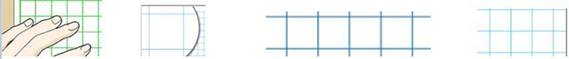
#> input picture image001.jpg, 569 x 59 px
$ python find_squares.py
#> lines starting #> are read from the running program, lines starting #| are printed output that depends on the picture; after the words box and inside, x2 and y2 are one past the last pixel; in counts of white or black regions, pixels touching at a corner belong together
#> in main, img is the input picture: shape (59, 569, 3); mean B, G, R 242.5, 244.4, 241.2
import cv2
import numpy as np
import argparse

def fillterImage(img):
    grayImg = cv2.cvtColor(img, cv2.COLOR_BGR2GRAY)
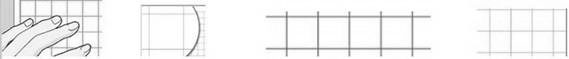
#> grayImg: shape (59, 569); min 34, max 255, mean 243.3
    threshImg = cv2.adaptiveThreshold(grayImg, 255, cv2.ADAPTIVE_THRESH_GAUSSIAN_C, cv2.THRESH_BINARY, 17, 6)
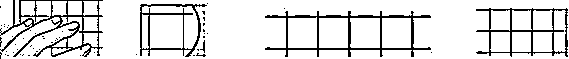
#> threshImg: shape (59, 569); 87.3% white; black in thin lines or dots
    kernel = np.ones((2, 2), np.uint8)
    threshImg = cv2.erode(threshImg, kernel, iterations=2)
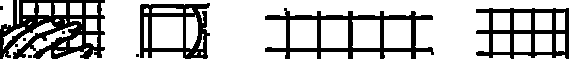
#> threshImg: shape (59, 569); 72.4% white; 9 black regions (5 under 20 px), largest, box (x1, y1, x2, y2) and area: (0, 0, 105, 59) 3303, (265, 8, 434, 59) 2349, (476, 8, 569, 59) 1840, (140, 3, 210, 59) 1710
    threshImg = cv2.dilate(threshImg, kernel, iterations=1)
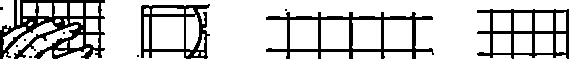
#> threshImg: shape (59, 569); 78.8% white; 11 black regions (7 under 20 px), largest, box (x1, y1, x2, y2) and area: (0, 0, 105, 59) 2616, (266, 12, 434, 59) 1796, (477, 9, 569, 59) 1383, (141, 4, 210, 59) 1285
    cv2.bitwise_not(threshImg, threshImg)
#> threshImg: shape (59, 569); 21.2% white; 11 white regions (7 under 20 px)
    return threshImg


# draw squares mark in straight lines
def markSquaresPretty(img, x, y, w, h, color, thickness):
    a = [[x, y], [x + w, y], [x + w, h + y], [x, y + h]]
    cv2.drawContours(img, [np.array(a)], 0, color, thickness)


# check if the shape is a square and if so returns true.
def isSquare(approx, ar, minWidth, minWidthThresh, threshold):
    if 0.93 <= ar <= 1.07 and minWidth > minWidthThresh:
        if abs(approx[0][0][0] - approx[3][0][0]) < threshold and abs(approx[1][0][0] - approx[2][0][0]) < threshold and \
                abs(approx[0][0][1] - approx[1][0][1]) < threshold and abs(approx[3][0][1] - approx[2][0][1]) < threshold:
            return True
    return False


# find and mark all the squares in the image
def main(args):

    args.color = tuple([int(x) for x in args.color])
    img = cv2.imread(args.img_path)
    threshImg = fillterImage(img)
    cv2.imshow('Black and white image', threshImg)
    contours, _ = cv2.findContours(threshImg, cv2.RETR_TREE, cv2.CHAIN_APPROX_NONE)
#> contours = 52 contours, 11 with area under 20; largest, box (x1, y1, x2, y2) and area: (266, 12, 434, 59) 4759, (0, 0, 105, 59) 3936, (477, 9, 569, 59) 3578, (141, 4, 210, 59) 3066, (151, 16, 185, 50) 1087
    for cont in contours:
        approx = cv2.approxPolyDP(cont, 0.07 * cv2.arcLength(cont, True), True)
        if len(approx) == 4:  # if shape is quadrangle
            (x, y, w, h) = cv2.boundingRect(approx)
            ar = w / float(h)
            if isSquare(approx, ar, w, 4, 3):
                markSquaresPretty(img, x, y, w, h, args.color, args.thickness)
#> this loop made 52 passes
#> (approx, x, y, w, h, ar, a in markSquaresPretty) on passes 7, 8, 9, 10, 13, 14: ([[383, 20], [411, 19], [412, 48], [384, 49]], 383, 19, 30, 31, 0.968, [[383, 19], [413, 19], [413, 50], [383, 50]]), ([[351, 20], [380, 19], [381, 48], [353, 49]], 351, 19, 31, 31, 1, [[351, 19], [382, 19], [382, 50], [351, 50]]), ([[320, 20], [348, 19], [349, 48], [321, 49]], 320, 19, 30, 31, 0.968, [[320, 19], [350, 19], [350, 50], [320, 50]]), ([[289, 20], [317, 19], [318, 48], [290, 49]], 289, 19, 30, 31, 0.968, [[289, 19], [319, 19], [319, 50], [289, 50]]), ([[534, 34], [552, 33], [553, 52], [535, 53]], 534, 33, 20, 21, 0.952, [[534, 33], [554, 33], [554, 54], [534, 54]]), ([[513, 34], [531, 33], [532, 52], [514, 53]], 513, 33, 20, 21, 0.952, [[513, 33], [533, 33], [533, 54], [513, 54]])
#> (approx, x, y, w, h, ar) on passes 1, 2, 3, 4, 5, 11: ([[29, 56], [29, 57], [31, 57], [31, 56]], 29, 56, 3, 2, 1.5), ([[137, 55], [137, 56], [138, 56], [138, 55]], 137, 55, 2, 2, 1), ([[16, 45], [16, 46], [17, 46], [17, 45]], 16, 45, 2, 2, 1), ([[24, 39], [24, 40], [25, 40], [25, 39]], 24, 39, 2, 2, 1), ([[63, 32], [63, 33], [64, 33], [64, 32]], 63, 32, 2, 2, 1), ([[477, 10], [478, 55], [568, 58], [568, 9]], 477, 9, 92, 50, 1.84)
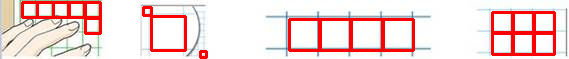
#> img: shape (59, 569, 3); 11.39% of pixels changed, all inside (x1, y1, x2, y2) = (21, 1, 556, 59)
    cv2.imwrite("markedImg.jpg", img)
    cv2.imshow('marked image', img)
    cv2.waitKey(0)


if __name__ == '__main__':
    parser = argparse.ArgumentParser(description='Process some args')
    parser.add_argument("--img_path", default="image001.jpg")
    parser.add_argument("--color", default=[0, 0, 255],  nargs=3, help="color of the marks, insert in this format: --color 0 255 0")
    parser.add_argument("--thickness", default=2, type=int, help="thickness of the marks")
    args = parser.parse_args()
    main(args)
